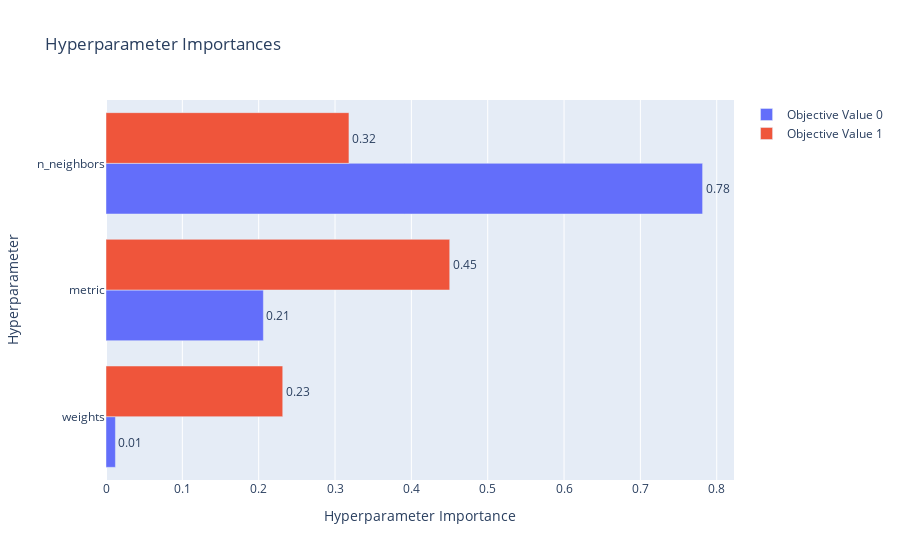

Notebook cell for this chart:
### Code cell
# Use the Parameter Importance plot to visualize the relative influence of each hyperparameter 
# on the objectives, helping to identify which parameters have the most significant impact.
optuna.visualization.plot_param_importances(study)

### Figure 1 — Plotly figure (JSON) as saved in the notebook; plotly's stock layout.template omitted (floating-point values rounded to 4 significant figures)
{"data": [{"cliponaxis": false, "hovertemplate": ["weights (CategoricalDistribution): 0.012351973245081502<extra></extra>", "metric (CategoricalDistribution): 0.2061584493456534<extra></extra>", "n_neighbors (IntDistribution): 0.7814895774092652<extra></extra>"], "name": "Objective Value 0", "orientation": "h", "text": ["0.01", "0.21", "0.78"], "textposition": "outside", "type": "bar", "x": [0.01235, 0.2062, 0.7815], "y": ["weights", "metric", "n_neighbors"]}, {"cliponaxis": false, "hovertemplate": ["weights (CategoricalDistribution): 0.23151405610231143<extra></extra>", "n_neighbors (IntDistribution): 0.31823575942134336<extra></extra>", "metric (CategoricalDistribution): 0.4502501844763451<extra></extra>"], "name": "Objective Value 1", "orientation": "h", "text": ["0.23", "0.32", "0.45"], "textposition": "outside", "type": "bar", "x": [0.2315, 0.3182, 0.4503], "y": ["weights", "n_neighbors", "metric"]}], "layout": {"autosize": true, "title": {"text": "Hyperparameter Importances"}, "xaxis": {"autorange": true, "range": [0, 0.8226], "title": {"text": "Hyperparameter Importance"}, "type": "linear"}, "yaxis": {"autorange": true, "range": [-0.5, 2.5], "title": {"text": "Hyperparameter"}, "type": "category"}}}
